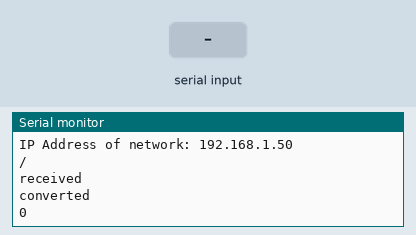
This sketch was run on a simulated ESP8266 (NodeMCU). Shown: the last lines printed to the serial monitor. The inputs (shaded band) are chosen by the test bench. WiFi joins after 1.5 s; servers stay silent unless stated.

Above: at 2.7 s.
2.8 s: "90,45\n" received over Serial
At 3.7 s:
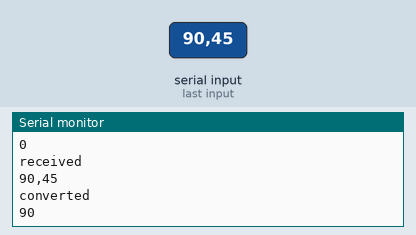
4.3 s: "30,150\n" received over Serial
At 4.8 s:
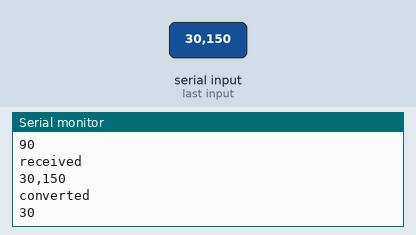
Timing chart, 0 to 7.3 s (numbered marks = the images above; inputs shaded):
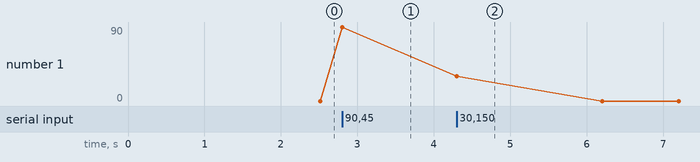

The sketch:

pantech_madurai_blink_mems.ino
```cpp
#include <ESP8266WiFi.h>
#include <WiFiClient.h>
#include <ThingSpeak.h>
unsigned long myChannelNumber =  984714; //Your Channel Number (Without Brackets)
const char * myWriteAPIKey = "AEO6JECVORERMWHD"; //Your Write API Key
const char* ssid = "Pantech Thillainagar";    //  Your Wi-Fi Name
const char* password = "pantechtry";   // Wi-Fi Password
WiFiServer server(80); // server 80 used for Input-Output purpose
WiFiClient client;


void setup() {
  // put your setup code here, to run once:
Serial.begin(9600);
Serial.print("Connecting to the Newtork");
  WiFi.begin(ssid, password);  //connect to wifi
  ThingSpeak.begin(client);
    while (WiFi.status() != WL_CONNECTED)
    {
    delay(500);
    Serial.print(".");
    }
  Serial.println("WiFi connected");
  server.begin();  // Starts the Server
  Serial.println("Server started");
  Serial.print("IP Address of network: "); // will IP address on Serial Monitor
  Serial.println(WiFi.localIP());
  Serial.println("/");
}


void loop() {
  // put your main code here, to run repeatedly:
String mems = Serial.readStringUntil('\n');
Serial.println("received");
Serial.println(mems);
 mems.trim();
int x= mems.toInt();
int y = x+50;
int z = x-50;
Serial.println("converted");
Serial.println(x);
if(x>0)
{
 ThingSpeak.writeField(myChannelNumber, 1,x, myWriteAPIKey);
  ThingSpeak.writeField(myChannelNumber, 2,y, myWriteAPIKey);
   ThingSpeak.writeField(myChannelNumber, 3,z, myWriteAPIKey);
}
}
```

Measured:
- after the input at 2.8 s, the serial monitor: prints a new line at once (image 1)
- after the input at 4.3 s, the serial monitor: prints a new line at once (image 2)
- plotted number 1: 0 → 90 after the input at 2.8 s
